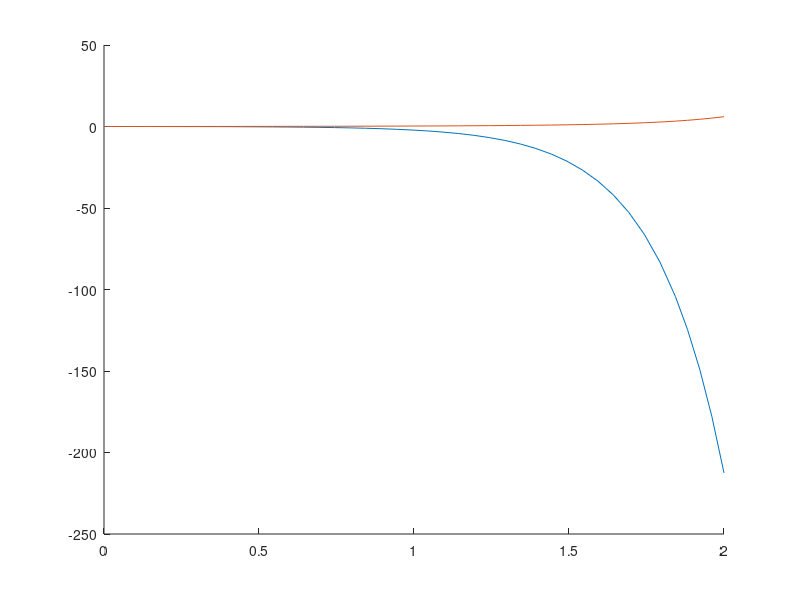

The MATLAB script that drew this image:
clc;
clear all;

M = 2.0;
m = 0.1;
l = 0.5;
f = 1;
g = 9.81;

eqs = @(t, x) [x(2); ((M+m)*g)/(M*l)*x(1)-f; x(4); -((m*g)/M)*x(1) + f/M]
y0 = [0, 0, 0, 0];

tsim = [0, 2];

[t, x] = ode45(eqs, tsim, y0);

hold on;
plot(t, x(:, 1));
plot(t, x(:, 3));

% subplot(3, 1, 1);
% plot(t, y(:, 1), '-b');
% title('y');
% 
% subplot(3, 1, 2);
% plot(t, y(:, 2), '-m');
% title('dy');
% 
% subplot(3, 1, 3);
% plot(t, y(:, 3), '-g');
% title('dy^2');
